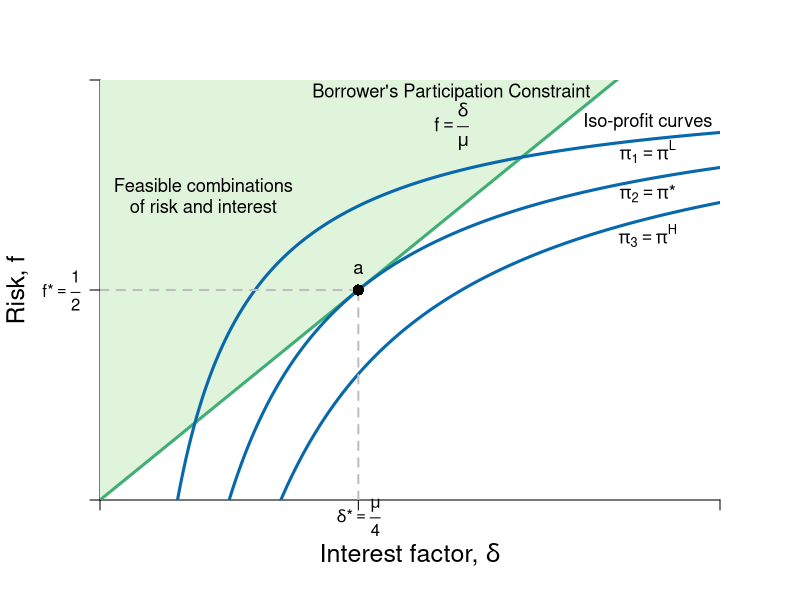

Write the R code that produced this figure.
#Graph Designer: Simon Halliday
#Authors: Bowles, Foley and Halliday
#Title: Coordination, Conflict and Competition: A Text in Microeconomics

library(shape)
pdf(file = "credit/contractual_risk.pdf", width = 8, height = 6)

#Set parameters for graphics
axislabelsize <- 1.5
labelsize <- 1.1
graphlinewidth <- 3
segmentlinewidth <- 2

COL <- c("#7fc97f", "#beaed4", "#fdc086", "#ffff99", "#386cb0", "#f0027f", "#bf5b17", "#666666")
COLA <- c("#e0f3db", "#99d8c9","#66c2a4","#41ae76", "#238b45", "#005824")
COLB <- c("#c6dbef", "#4eb3d3", "#2b8cbe", "#0868ac","#084081")

#Edited the margins to cater for the larger LHS labels
par(mar =  c(5, 5, 4, 4))

PCFn <- function(delta, mu = 0.5) {
  delta/mu
}

isoreturnFn <- function(delta, pi=0.125) {
  1 - (pi)/delta
}

xlims <- c(0, 0.6)
ylims <- c(0, 1)

npts <- 501 
x <- seq(xlims[1], xlims[2], length.out = npts)
y <- seq(ylims[1], ylims[2], length.out = npts) 
a <- c(2, 4, 6)

plot(0, 0, xlim = xlims, ylim = ylims, type = "n",
     xlab = expression(paste("")),
     ylab = expression(paste("")), 
     xaxt = "n", 
     yaxt = "n", 
     cex.lab = axislabelsize, 
     bty = "n", 
     xaxs="i", 
     yaxs="i"
)


# ticksy <- seq(from = 0, to = ylims[2], by = 1)
# ylabels <- seq(from = 0, to = ylims[2], by = 1)
# ticksx <- seq(from = 0, to = xlims[2], by = 1)
# xlabels <- seq(from = 0, to = xlims[2], by = 1)
ticksy <- c(ylims[1], isoreturnFn(delta= 0.25), ylims[2])
ylabels <- c(NA, expression(paste(f,"*", phantom()==frac(1,2))), NA)
ticksx <- c(xlims[1], 0.25, xlims[2])
xlabels <- c(NA, expression(paste(delta,"*", phantom()==frac(mu, 4))), NA)

axis(1, at = ticksx, pos = 0, labels = xlabels)
axis(2, at = ticksy, pos = 0, labels = ylabels, las = 1)

npts <- 500 
xx1 <- seq(xlims[1], xlims[2], length.out = npts)
xx2 <- seq(0, xlims[2], length.out = npts)
xx3 <- seq(1.5, 2.5, length.out = npts)
xx4 <- seq(3, 5, length.out = npts)
xx5 <- seq(7, 9, length.out = npts)



#Draw the polygon for feasibility
xpoly1 <- c(0, 0.5, 0, 0)
ypoly1 <- c(0, ylims[2], ylims[2], 0)
polygon(x = xpoly1, y = ypoly1, col=COLA[1], density=NULL, border = NA)


#Draw the graphs
lines(xx1, PCFn(xx1), col = COLA[4], lwd = graphlinewidth)
lines(xx1, isoreturnFn(xx1), col = COLB[4], lwd = graphlinewidth)
lines(xx1, isoreturnFn(xx1, pi = 0.075), col = COLB[4], lwd = graphlinewidth)
lines(xx1, isoreturnFn(xx1, pi = 0.175), col = COLB[4], lwd = graphlinewidth)
#lines(xx1, indiffA(xx1, alpha = 0.5, uA = 4), col = COLB[5], lwd = graphlinewidth)
#lines(xx1, ff(xx1, c = 9, s = 1.34), col = COL[3], lwd = graphlinewidth)
# lines(xx3, trsline(xx3, constant = 16), col = "gray", lty = 2, lwd = graphlinewidth)
# lines(xx4, trsline(xx4, constant = 8, slope = 1), col = "gray", lty = 2, lwd = graphlinewidth)
# lines(xx5, trsline(xx5, constant = 4, slope = 0.25), col = "gray", lty = 2, lwd = graphlinewidth)
#lines(xx4, mcline(xx4, constant = totalcost(x = 3, c0 = 2, c1 = 0.05, c2 = 0.05) - 3*marginalcost(x = 3, c1 = 0.05, c2 = 0.05), slope = marginalcost(x = 3, c1 = 0.05, c2 = 0.05)), col = "gray", lty = 2, lwd = graphlinewidth)



#Label the feasible frontier
text(0.1, 0.75, expression("Feasible combinations"), cex = labelsize)
text(0.1, 0.7, expression("of risk and interest"), cex = labelsize)
# text(3.2, 0.5, expression("(production possibilities frontier)"), cex = labelsize)
# Arrows(4.35, 0.95, 8.1, 0.95, col = "black", lty = 1, lwd = 2, arr.type = "triangle", arr.lwd = 0.5)

#Axis labels
mtext(expression(paste("Interest factor, ", delta)), side = 1, line = 2.5, cex = axislabelsize)
text(-0.08, 0.5*(ylims[2]), expression(paste("Risk, ", f)), xpd = TRUE, cex = axislabelsize, srt = 90) 


# contour(x, y, 
#         outer(x, y, uFn),
#         drawlabels = FALSE,
#         col = COLB[3],
#         lwd = graphlinewidth,
#         levels = a, 
#         xaxs="i", 
#         yaxs="i", 
#         add = TRUE)


#Label participation constraint
text(0.34, 0.97, expression(paste("Borrower's Participation Constraint")), cex = labelsize)
text(0.34, 0.89, expression(paste(f == frac(delta, mu))), cex = labelsize)

#Label Iso-profit
text(0.53, 0.9, expression(paste("Iso-profit curves")), cex = labelsize)
text(0.53, 0.83, expression(paste(pi[1] == pi^L)), cex = labelsize)
text(0.53, 0.73, expression(paste(pi[2] == pi,"*")), cex = labelsize)
text(0.53, 0.63, expression(paste(pi[3] == pi^H)), cex = labelsize)
#text(9, 2.3, expression(paste("Peyton's, ", u[1]^P)), cex = labelsize)

# text(8, 4, expression(paste(trs(l,k) == frac(2,8), phantom() == 0.25)), cex = labelsize)
# Arrows(8, 3.6, 8, 2.4, col = "black", lty = 1, lwd = 2, arr.type = "triangle", arr.lwd = 0.5)
# 
# text(4, 6, expression(paste(trs(l,k) == frac(4,4), phantom()==1)), cex = labelsize)
# Arrows(4, 5.6, 4, 4.4, col = "black", lty = 1, lwd = 2, arr.type = "triangle", arr.lwd = 0.5)
# 
# text(4, 8, expression(paste(trs(l,k) == frac(8,2), phantom() == 4)), cex = labelsize)
# Arrows(3.05, 8, 2.3, 8, col = "black", lty = 1, lwd = 2, arr.type = "triangle", arr.lwd = 0.5)


#Label feasible and infeasible
#text(8, 9, expression(paste(trs(l,k) == frac(x[l], x[k]), phantom() == frac(mp[l], mp[k]), phantom() == -frac(dk,dl))), cex = labelsize)
#text(3, 2.5, expression(paste("with plan ", (list(x, l, k)) )), cex = labelsize)

# text(8, 8.5, expression(paste("Production set:")), cex = labelsize)
# text(8, 8, expression(paste(x = bar(x), " feasible")), cex = labelsize)
# text(8, 7.5, expression(paste("with plan ", (list(x, l, k)) )), cex = labelsize)

#text(9.5, 3.15, expression(u[2]^A), cex = labelsize)
#text(9.5, 5.85, expression(u[3]^A), cex = labelsize)


# segments(0, 8, 2.9705, 8, lty = 2, col = "gray" , lwd = segmentlinewidth)
# segments(2.9705, 0, 2.9705, 8, lty = 2, col = "gray" , lwd = segmentlinewidth)
# segments(2, 0, 2, 8, lty = 2, col = "gray" , lwd = segmentlinewidth)
# segments(4, 0, 4, 4, lty = 2, col = "gray" , lwd = segmentlinewidth)
# segments(0, 4, 4, 4, lty = 2, col = "gray" , lwd = segmentlinewidth)
# 
# 

# 
# segments(8, 0, 8,indiffA(x = 8)  , lty = 2, col = "gray" , lwd = segmentlinewidth)
# segments(0, indiffA(x = 8) , 8,indiffA(x = 8)  , lty = 2, col = "gray" , lwd = segmentlinewidth)

#Annotate points (4,4),(2,8),(8,2) on feasibility frontier

segments(0, isoreturnFn(0.25), 0.25, isoreturnFn(0.25), lty = 2, col = "gray" , lwd = segmentlinewidth)
segments(0.25, 0, 0.25, isoreturnFn(0.25), lty = 2, col = "gray" , lwd = segmentlinewidth)
text(0.25, isoreturnFn(0.25) + 0.05, expression(paste(a)), cex = labelsize)
points(0.25, isoreturnFn(0.25), pch = 16, col = "black", cex = 1.5)



dev.off()
